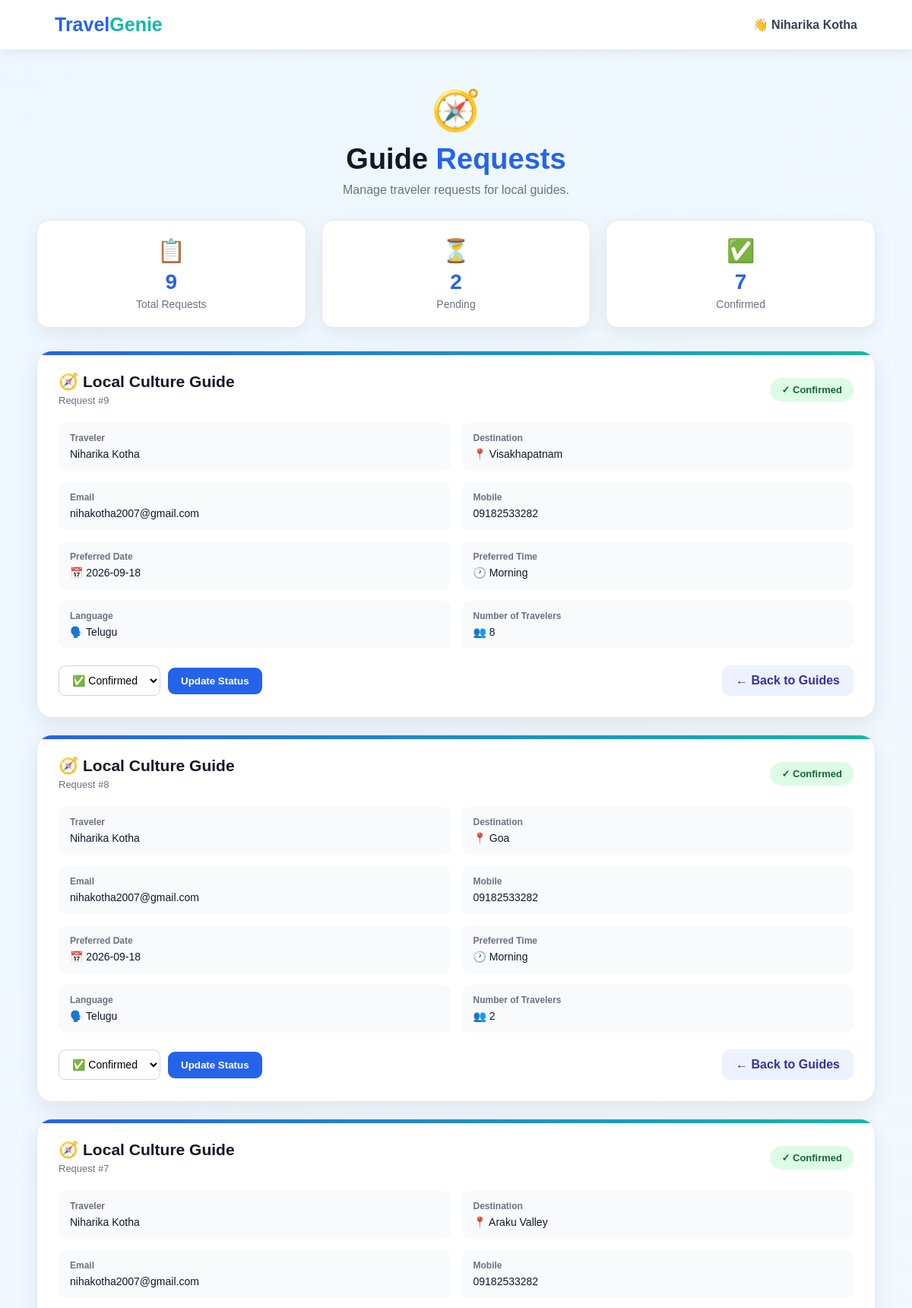
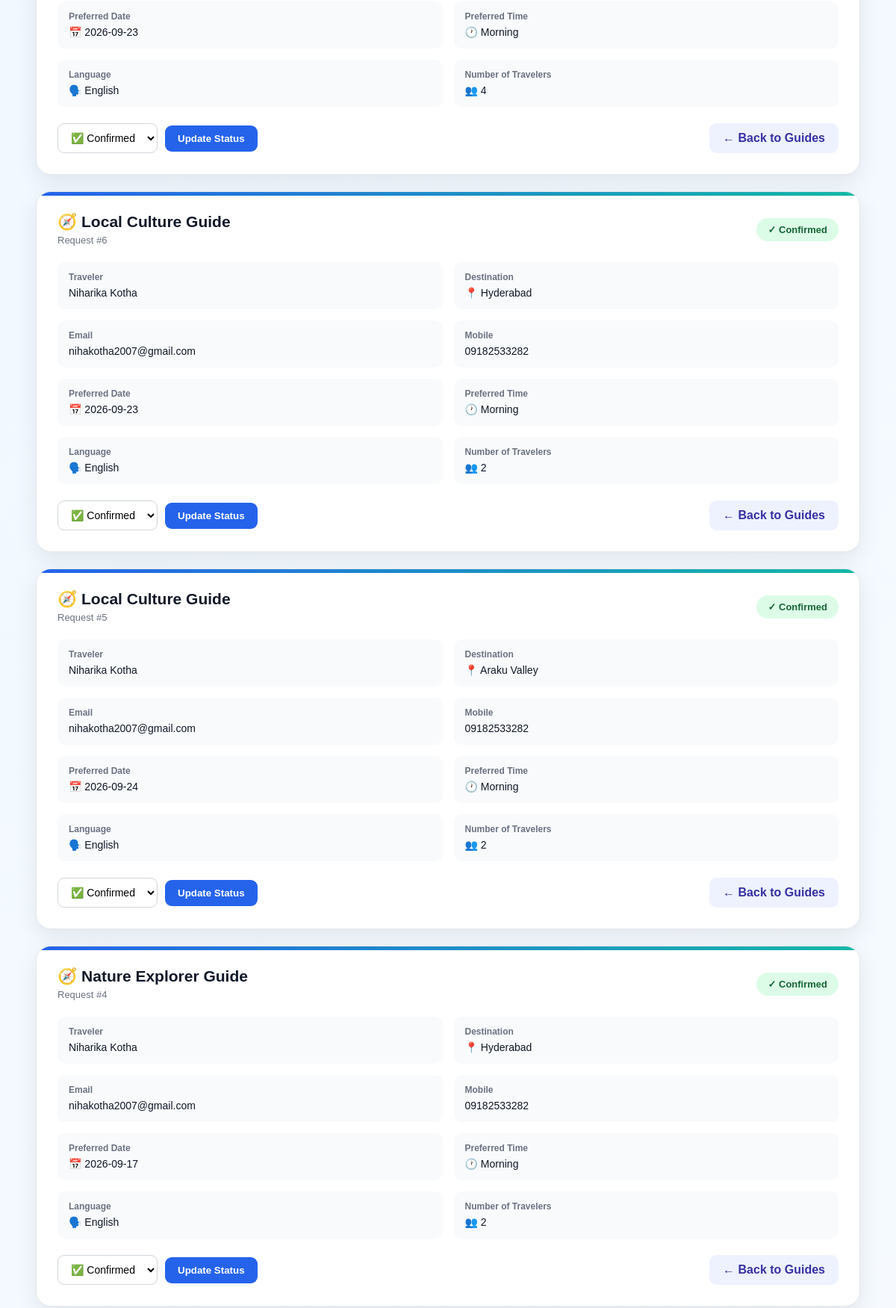
Page /guide-requests (signed in, upper part) on the committed database (2 pictures, top to bottom).
### app.py (models this page shows, shortened)
class User(db.Model):
    id = db.Column(
        db.Integer,
        primary_key=True
    )
    full_name = db.Column(
        db.String(120),
        nullable=False
    )
    username = db.Column(
        db.String(80),
        unique=True,
        nullable=False
    )
    email = db.Column(
        db.String(120),
        unique=True,
        nullable=False
    )
    mobile = db.Column(
        db.String(20),
        nullable=True
    )
    password_hash = db.Column(
        db.String(255),
        nullable=False
    )
    created_at = db.Column(
        db.DateTime,
        default=datetime.utcnow
    )
    trips = db.relationship(
        "Trip",
        backref="user",
        lazy=True,
        cascade="all, delete-orphan"
    )

class GuideRequest(db.Model):
    id = db.Column(
        db.Integer,
        primary_key=True
    )
    user_id = db.Column(
        db.Integer,
        db.ForeignKey("user.id"),
        nullable=True
    )
    guide_name = db.Column(
        db.String(120),
        nullable=False
    )
    destination = db.Column(
        db.String(120),
        nullable=False
    )
    traveler_name = db.Column(
        db.String(120),
        nullable=False
    )
    traveler_email = db.Column(
        db.String(120),
        nullable=False
    )
    traveler_mobile = db.Column(
        db.String(20),
        nullable=True
    )
    preferred_date = db.Column(
        db.String(30),
        nullable=False
    )
    preferred_time = db.Column(
        db.String(30),
        nullable=False
    )
    language = db.Column(
        db.String(50),
        nullable=False
    )
    travelers = db.Column(
        db.Integer,
        nullable=False
    )
    message = db.Column(
        db.Text,
        nullable=True
    )
    status = db.Column(
        db.String(30),
        default="Pending"
    )
    created_at = db.Column(
        db.DateTime,
        default=datetime.utcnow
    )

### app.py (the view)
@app.route("/guide-requests")
def guide_requests():
    if not login_required():
        flash(
            "Please login to view guide requests.",
            "warning"
        )
        return redirect(
            url_for("login")
        )
    user = current_user()
    requests_list = GuideRequest.query.order_by(
        GuideRequest.created_at.desc()
    ).all()
    return render_template(
        "guide_requests.html",
        requests_list=requests_list,
        user=user
    )

### app.py (called while the page is built)
def current_user():
    username = session.get(
        "username"
    )
    if not username:
        return None
    return User.query.filter_by(
        username=username
    ).first()

def login_required():
    return "username" in session

### templates/guide_requests.html (shortened to what this page needs)
<!DOCTYPE html>
<html lang="en">
<head>
</head>
<body>
    <nav class="navbar">
        <div class="logo">
            Travel<span>Genie</span>
        </div>
        {% if user %}
            <div class="user-name">
                👋 {{ user.full_name or user.username }}
            </div>
        {% endif %}
    </nav>
    <section class="page-header">
        <div class="page-icon">
            🧭
        </div>
        <h1>
            Guide <span>Requests</span>
        </h1>
        <p>
            Manage traveler requests for local guides.
        </p>
    </section>
    <main class="container">
        <div class="summary">
            <div class="summary-card">
                <div class="icon">
                    📋
                </div>
                <h2>
                    {{ requests_list|length }}
                </h2>
                <p>
                    Total Requests
                </p>
            </div>
            <div class="summary-card">
                <div class="icon">
                    ⏳
                </div>
                <h2>
                    {{
                        requests_list
                        |selectattr("status", "equalto", "Pending")
                        |list
                        |length
                    }}
                </h2>
                <p>
                    Pending
                </p>
            </div>
            <div class="summary-card">
                <div class="icon">
                    ✅
                </div>
                <h2>
                    {{
                        requests_list
                        |selectattr("status", "equalto", "Confirmed")
                        |list
                        |length
                    }}
                </h2>
                <p>
                    Confirmed
                </p>
            </div>
        </div>
        {% if requests_list %}
            {% for guide_request in requests_list %}
                <div class="request-card">
                    <div class="request-header">
                        <div>
                            <div class="request-title">
                                🧭
                                {{ guide_request.guide_name }}
                            </div>
                            <div class="request-id">
                                Request #{{ guide_request.id }}
                            </div>
                        </div>
                        {% if guide_request.status == "Confirmed" %}
                            <span class="status status-confirmed">
                                ✓ Confirmed
                            </span>
                        {% elif guide_request.status == "Rejected" %}
                            <span class="status status-rejected">
                                ✕ Rejected
                            </span>
                        {% else %}
                            <span class="status status-pending">
                                ⏳ Pending
                            </span>
                        {% endif %}
                    </div>
                    <div class="details-grid">
                        <div class="detail">
                            <span class="detail-label">
                                Traveler
                            </span>
                            <span class="detail-value">
                                {{ guide_request.traveler_name }}
                            </span>
                        </div>
                        <div class="detail">
                            <span class="detail-label">
                                Destination
                            </span>
                            <span class="detail-value">
                                📍 {{ guide_request.destination }}
                            </span>
                        </div>
                        <div class="detail">
                            <span class="detail-label">
                                Email
                            </span>
                            <span class="detail-value">
                                {{ guide_request.traveler_email }}
                            </span>
                        </div>
                        <div class="detail">
                            <span class="detail-label">
                                Mobile
                            </span>
                            <span class="detail-value">
                                {% if guide_request.traveler_mobile %}
                                    {{ guide_request.traveler_mobile }}
                                {% else %}
                                    Not provided
                                {% endif %}
                            </span>
                        </div>
                        <div class="detail">
                            <span class="detail-label">
                                Preferred Date
                            </span>
                            <span class="detail-value">
                                📅 {{ guide_request.preferred_date }}
                            </span>
                        </div>
                        <div class="detail">
                            <span class="detail-label">
                                Preferred Time
                            </span>
                            <span class="detail-value">
                                🕐 {{ guide_request.preferred_time }}
                            </span>
                        </div>
                        <div class="detail">
                            <span class="detail-label">
                                Language
                            </span>
                            <span class="detail-value">
                                🗣️ {{ guide_request.language }}
                            </span>
                        </div>
                        <div class="detail">
                            <span class="detail-label">
                                Number of Travelers
                            </span>
                            <span class="detail-value">
                                👥 {{ guide_request.travelers }}
                            </span>
                        </div>
                    </div>
                    <div class="actions">
                        <form
                            method="POST"
                            action="{{ url_for(
                                'update_guide_request_status',
                                request_id=guide_request.id
                            ) }}"
                            class="update-form"
                        >
                            <select
                                name="status"
                                class="status-select"
                            >
                                <option
                                    value="Confirmed"
                                    {% if guide_request.status == "Confirmed" %}
                                        selected
                                    {% endif %}
                                >
                                    ✅ Confirmed
                                </option>
                            </select>
                            <button
                                type="submit"
                                class="update-btn"
                            >
                                Update Status
                            </button>
                        </form>
                        <a
                            href="{{ url_for('guides') }}"
                            class="back-btn"
                        >
                            ← Back to Guides
                        </a>
                    </div>
                </div>
            {% endfor %}
        {% endif %}
    </main>
</body>
</html>

### templates/guide_requests.html (style rules this page uses)
* { margin: 0; padding: 0; box-sizing: border-box; }
body { font-family: Arial, Helvetica, sans-serif; background: linear-gradient( 135deg, #eef7ff, #f8fbff ); color: #1f2937; min-height: 100vh; }
.navbar { width: 100%; padding: 18px 6%; background: white; display: flex; justify-content: space-between; align-items: center; box-shadow: 0 3px 15px rgba(0,0,0,0.08); position: sticky; top: 0; z-index: 100; }
.logo { font-size: 25px; font-weight: bold; color: #2563eb; }
.logo span { color: #14b8a6; }
.user-name { font-weight: 600; color: #374151; }
.page-header { text-align: center; padding: 50px 20px 30px; }
.page-icon { font-size: 52px; margin-bottom: 12px; }
.page-header h1 { font-size: 38px; color: #111827; margin-bottom: 10px; }
.page-header h1 span { color: #2563eb; }
.page-header p { color: #6b7280; font-size: 16px; }
.container { width: 92%; max-width: 1200px; margin: auto; padding-bottom: 60px; }
.summary { display: grid; grid-template-columns: repeat( 3, 1fr ); gap: 20px; margin-bottom: 30px; }
.summary-card { background: white; padding: 22px; border-radius: 16px; text-align: center; box-shadow: 0 8px 25px rgba(0,0,0,0.07); border: 1px solid #e5e7eb; }
.summary-card .icon { font-size: 30px; margin-bottom: 8px; }
.summary-card h2 { font-size: 28px; color: #2563eb; margin-bottom: 5px; }
.summary-card p { color: #6b7280; font-size: 14px; }
.request-card { background: white; border-radius: 20px; padding: 28px; margin-bottom: 22px; box-shadow: 0 10px 30px rgba(0,0,0,0.08); border: 1px solid #e5e7eb; position: relative; overflow: hidden; }
.request-card::before { content: ""; position: absolute; top: 0; left: 0; width: 100%; height: 5px; background: linear-gradient( 90deg, #2563eb, #14b8a6 ); }
.request-header { display: flex; justify-content: space-between; align-items: center; gap: 15px; margin-bottom: 22px; }
.request-title { font-size: 21px; font-weight: bold; color: #111827; }
.request-id { color: #6b7280; font-size: 13px; margin-top: 5px; }
.status { display: inline-block; padding: 8px 15px; border-radius: 20px; font-size: 13px; font-weight: bold; }
.status-confirmed { background: #dcfce7; color: #166534; }
.details-grid { display: grid; grid-template-columns: repeat( 2, 1fr ); gap: 15px; margin-bottom: 22px; }
.detail { padding: 13px 15px; background: #f8fafc; border-radius: 10px; }
.detail-label { display: block; font-size: 12px; color: #6b7280; margin-bottom: 5px; font-weight: 600; }
.detail-value { color: #111827; font-size: 14px; font-weight: 500; }
.actions { display: flex; align-items: center; justify-content: space-between; gap: 15px; flex-wrap: wrap; }
.update-form { display: flex; gap: 10px; align-items: center; }
.status-select { padding: 10px 13px; border-radius: 9px; border: 1px solid #d1d5db; background: white; font-size: 14px; outline: none; }
.update-btn { border: none; padding: 10px 17px; border-radius: 9px; background: #2563eb; color: white; font-weight: bold; cursor: pointer; transition: 0.3s; }
.back-btn { display: inline-block; text-decoration: none; padding: 11px 18px; border-radius: 10px; background: #eef2ff; color: #3730a3; font-weight: 600; transition: 0.3s; }

### rows in the picture
User: full_name "Niharika Kotha"
GuideRequest: guide_name "Local Culture Guide", id "9", shows "✓ Confirmed", traveler_name "Niharika Kotha", destination "Visakhapatnam", traveler_email "nihakotha2007@gmail.com", traveler_mobile "09182533282", preferred_date "2026-09-18", preferred_time "Morning", language "Telugu", travelers "8", status "✅ Confirmed"
GuideRequest: guide_name "Local Culture Guide", id "8", shows "✓ Confirmed", traveler_name "Niharika Kotha", destination "Goa", traveler_email "nihakotha2007@gmail.com", traveler_mobile "09182533282", preferred_date "2026-09-18", preferred_time "Morning", language "Telugu", travelers "2", status "✅ Confirmed"
GuideRequest: guide_name "Local Culture Guide", id "7", shows "✓ Confirmed", traveler_name "Niharika Kotha", destination "Araku Valley", traveler_email "nihakotha2007@gmail.com", traveler_mobile "09182533282", preferred_date "2026-09-23", preferred_time "Morning", language "English", travelers "4", status "✅ Confirmed"
GuideRequest: guide_name "Local Culture Guide", id "6", shows "✓ Confirmed", traveler_name "Niharika Kotha", destination "Hyderabad", traveler_email "nihakotha2007@gmail.com", traveler_mobile "09182533282", preferred_date "2026-09-23", preferred_time "Morning", language "English", travelers "2", status "✅ Confirmed"
GuideRequest: guide_name "Local Culture Guide", id "5", shows "✓ Confirmed", traveler_name "Niharika Kotha", destination "Araku Valley", traveler_email "nihakotha2007@gmail.com", traveler_mobile "09182533282", preferred_date "2026-09-24", preferred_time "Morning", language "English", travelers "2", status "✅ Confirmed"
GuideRequest: guide_name "Nature Explorer Guide", id "4", shows "✓ Confirmed", traveler_name "Niharika Kotha", destination "Hyderabad", traveler_email "nihakotha2007@gmail.com", traveler_mobile "09182533282", preferred_date "2026-09-17", preferred_time "Morning", language "English", travelers "2", status "✅ Confirmed"

### other values in the picture
{{ requests_list|length }} "9"
